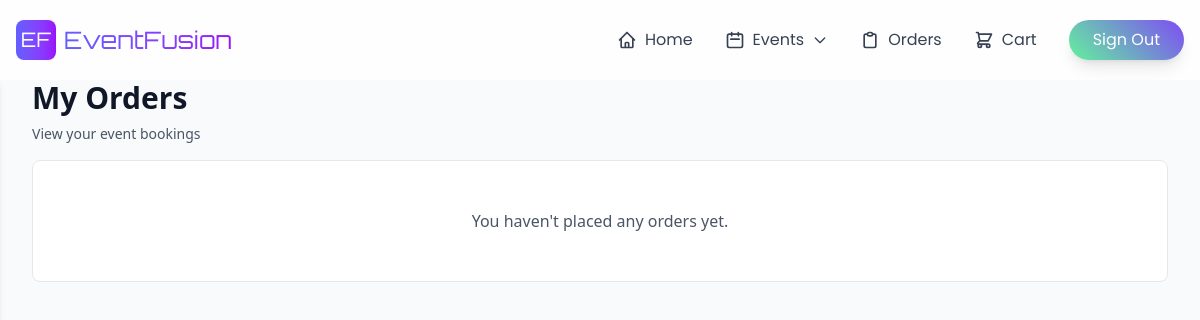
/orders/orders.php (signed in), run on an earlier commit of the app's database.
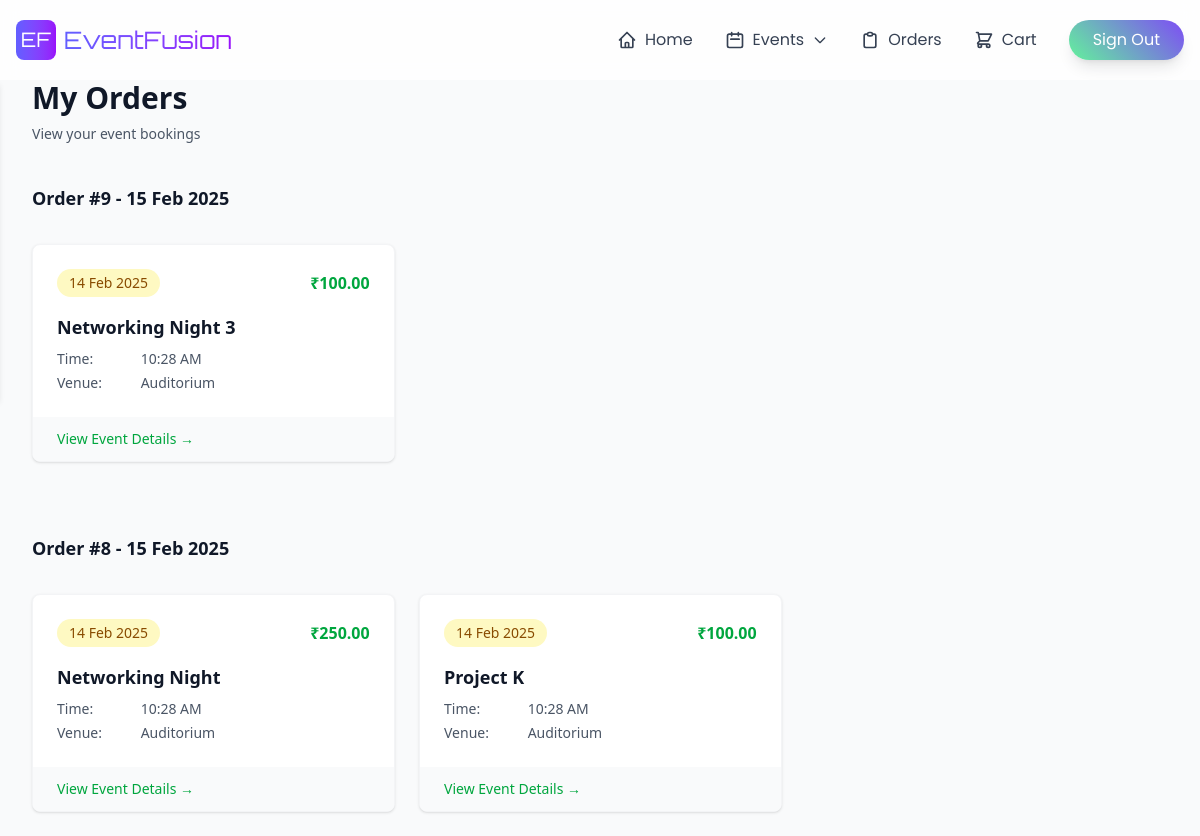
And on a later commit of the database.
### tables this page shows
CREATE TABLE `order_items` (
  `order_item_id` int(11) NOT NULL,
  `order_id` int(11) DEFAULT NULL,
  `event_id` int(11) DEFAULT NULL,
  `amount` decimal(10,2) DEFAULT NULL
);

CREATE TABLE `orders` (
  `order_id` int(11) NOT NULL,
  `user_id` int(11) DEFAULT NULL,
  `total_amount` decimal(10,2) DEFAULT NULL,
  `order_date` timestamp NOT NULL DEFAULT current_timestamp()
);

CREATE TABLE `events` (
  `event_id` int(11) NOT NULL,
  `event_name` varchar(100) NOT NULL,
  `event_detail` varchar(256) NOT NULL,
  `category` enum('Technical','Non-Technical') DEFAULT NULL,
  `department_code` int(11) DEFAULT NULL,
  `description` text DEFAULT NULL,
  `event_date` date NOT NULL,
  `start_time` time DEFAULT NULL,
  `end_time` time DEFAULT NULL,
  `venue` varchar(100) DEFAULT NULL,
  `registration_fee` decimal(10,2) DEFAULT NULL,
  `image_path` varchar(512) DEFAULT NULL
);

### orders/orders.php (the view, shortened to what the changed rows need)
<!DOCTYPE html>
<html lang="en">
<head>
    <?php include '../header/links.php'; ?>
</head>
<body class="bg-gray-50">
    <?php
   include '../database/connection.php';
    $user_id = $_SESSION['user_id'];
    $sql = "SELECT o.order_id, o.order_date,
            oi.order_item_id, oi.amount,
            e.event_id, e.event_name, e.event_date, e.start_time, e.venue
            FROM orders o
            JOIN order_items oi ON o.order_id = oi.order_id
            JOIN events e ON oi.event_id = e.event_id
            WHERE o.user_id = ?
            ORDER BY o.order_date DESC, o.order_id DESC";
    $stmt = $conn->prepare($sql);
    $stmt->bind_param("i", $user_id);
    $stmt->execute();
    $result = $stmt->get_result();
    ?>
    <div class="pt-20">
        <div class="max-w-7xl mx-auto px-4 sm:px-6 lg:px-8">
            <div class="mb-4 animate-slide-in">
                <h1 class="text-3xl font-bold text-gray-900">My Orders</h1>
            </div>
            <div class="grid grid-cols-1 md:grid-cols-2 lg:grid-cols-3 gap-6 stagger-animation">
                <?php
                $current_order_id = null;
                $delay = 0;
                if ($result->num_rows > 0):
                    while($row = $result->fetch_assoc()):
                        if ($current_order_id !== $row['order_id']):
                            $current_order_id = $row['order_id'];
                            $delay = 0;
                            ?>
                            <div class="col-span-full mt-6 mb-2 animate-fade-in" style="animation-delay: <?php echo $delay; ?>s;">
                                <h2 class="text-lg font-semibold text-gray-900">
                                    Order #<?php echo $row['order_id']; ?> -
                                    <?php echo date('d M Y', strtotime($row['order_date'])); ?>
                                </h2>
                            </div>
                        <?php endif; ?>
                        <div class="animate-scale-in hover-scale mb-6" style="animation-delay: <?php echo $delay; ?>s;">
                            <div class="bg-white rounded-lg shadow-sm hover:shadow-md transition-all duration-300 overflow-hidden border border-gray-100">
                                <form action="../categories/event_details.php" method="POST">
                                    <button type="submit" class="w-full text-left group">
                                        <div class="p-6">
                                            <div class="flex items-center justify-between mb-4">
                                                <span class="px-3 py-1 text-sm bg-yellow-100 text-yellow-800 rounded-full transition-all duration-300 group-hover:bg-yellow-200">
                                                    <?php echo date('d M Y', strtotime($row['event_date'])); ?>
                                                </span>
                                                <span class="text-green-600 font-semibold transition-colors duration-300 group-hover:text-green-700">
                                                    ₹<?php echo number_format($row['amount'], 2); ?>
                                                </span>
                                            </div>
                                            <h3 class="text-lg font-semibold text-gray-900 mb-2 transition-colors duration-300 group-hover:text-green-600">
                                                <?php echo htmlspecialchars($row['event_name']); ?>
                                            </h3>
                                            <div class="text-sm text-gray-600">
                                                <p class="mb-1">
                                                    <span class="inline-block w-20">Time:</span>
                                                    <?php echo date('h:i A', strtotime($row['start_time'])); ?>
                                                </p>
                                                <p>
                                                    <span class="inline-block w-20">Venue:</span>
                                                    <?php echo htmlspecialchars($row['venue']); ?>
                                                </p>
                                            </div>
                                        </div>
                                        <div class="px-6 py-3 bg-gray-50 text-sm text-green-600 transition-all duration-300 group-hover:bg-green-50 group-hover:text-green-700">
                                            View Event Details
                                            <span class="inline-block transition-transform duration-300 group-hover:translate-x-1">→</span>
                                        </div>
                                    </button>
                                </form>
                            </div>
                        </div>
                        <?php $delay += 0.1; ?>
                    <?php endwhile; ?>
                <?php else: ?>
                    <div class="col-span-full animate-fade-in">
                        <div class="text-center py-12 bg-white rounded-lg border border-gray-200">
                            <p class="text-gray-600">You haven't placed any orders yet.</p>
                        </div>
                    </div>
                <?php endif; ?>
            </div>
        </div>
    </div>
</body>
</html>

What changed in the data, as far as the page shows it:
added order_items: order.order_id "9", order.order_date "15 Feb 2025", event.event_date "14 Feb 2025", amount "100.00", event.event_name "Networking Night 3", event.start_time "10:28 AM", event.venue "Auditorium"
added order_items: order.order_id "8", order.order_date "15 Feb 2025", event.event_date "14 Feb 2025", amount "250.00", event.event_name "Networking Night", event.start_time "10:28 AM", event.venue "Auditorium"
added order_items: event.event_date "14 Feb 2025", amount "100.00", event.event_name "Project K", event.start_time "10:28 AM", event.venue "Auditorium"
Also different on the page:
text no longer shown: "You haven't placed any orders yet."
